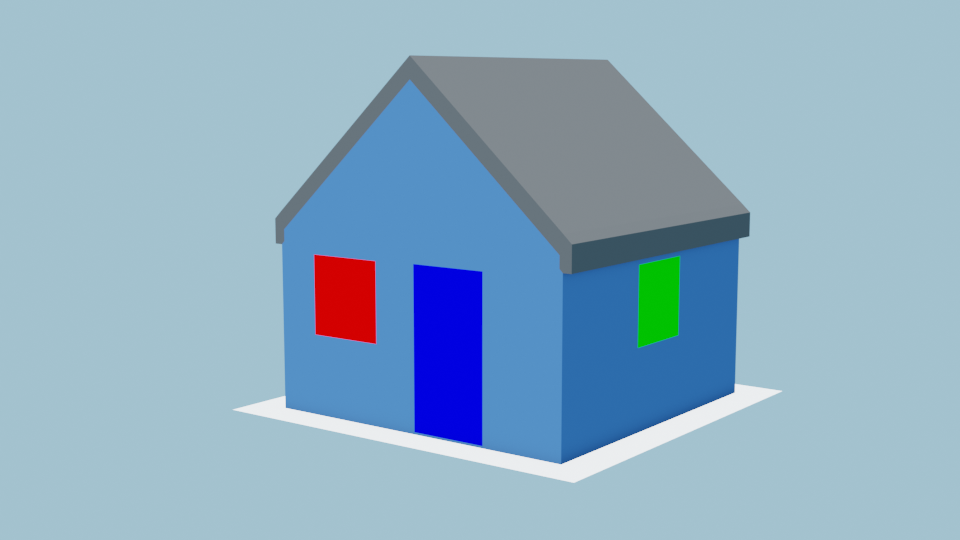
#> input picture house1.png, 960 x 540 px
$ python eight_point_algorithm.py
#> lines starting #> are read from the running program, lines starting #| are printed output that depends on the picture; after the words box and inside, x2 and y2 are one past the last pixel; in counts of white or black regions, pixels touching at a corner belong together
### utils.py
from typing import List

import numpy as np
from matplotlib import pyplot as plt


# [25 lines left out: function zero_pad, not called in this run]


def ishow(img, filename=None, show=True):
    fig, ax = plt.subplots(figsize=(6, 5))
    ax.imshow(img)
    if show:
        fig.show()
    if filename:
        fig.savefig(filename)


def read_coords(filename: str) -> List[list]:
    """Reads a file of space-separated 3d or 2d homogeneous coordinates
    and returns a list of lists of floats containing those coords.

    Args:
        filename (string): the path to the file

    Returns:
        List[List]: The coordinates
    """
#> called with filename = './coords/coords_2d_house1.txt'
    coords = []
    with open(filename) as f:
#> (reads coords/coords_2d_house1.txt from the repository)
        content = f.readlines()
        for line in content:
            coords.append(list(map(float, line.strip().split(' '))))
#> (reads coords/coords_2d_house2.txt from the repository)

    return coords

### eight_point_algorithm.py
import numpy as np
from utils import read_coords
import scipy
from DLT import DLT
import cv2
from utils import ishow


def eight_points_algorithm(x, x_prime):
    n_corr = x.shape[0]

    assert x.shape[0] == x_prime.shape[0]

    A = np.zeros((n_corr, 9))

    for corr in range(n_corr):
        A[corr, :] = np.array([
            x[corr, 0] * x_prime[corr, 0],
            x_prime[corr, 0] * x[corr, 1],
            x_prime[corr, 0],
            x_prime[corr, 1] * x[corr, 0],
            x_prime[corr, 1] * x[corr, 1],
            x_prime[corr, 1],
            x[corr, 0],
            x[corr, 1],
            1.0
        ])

    # print(f'Rank of A is: {np.linalg.matrix_rank(A)}')

    _, _, vh = np.linalg.svd(A)

    f = vh.T[:, -1]

    F = f.reshape(3, 3)

    if np.linalg.matrix_rank(F) == 3:
        u, s, vh = np.linalg.svd(F)
        s[2] = 0
        F_tilde = u @ np.diag(s) @ vh

        return F_tilde

    return F


def checkF(F, x, x_prime, eps=0.5):
    # should be 0
    for i, x in enumerate(x):
        assert np.abs(x_prime[i].T @ F @ x - 0) < eps


def drawlines(img, lines):
    """Given an image, draws the given epipolar lines on the image and returns it.

    Args:
        img np.ndarray: The image/figure.
        lines np.ndarray: An array of epipolar lines (a,b,c) such that they describe a line
        ax + by + c = 0

    Returns:
        np.ndarray: The image with the lines drawn on it.
    """
    r, c = img.shape[0], img.shape[1]

    for r in lines:
        color = (0, 0, 0)
        x0, y0 = map(int, [0, -r[2] / r[1]])
        x1, y1 = map(int, [c, -(r[2] + r[0] * c) / r[1]])
        img = cv2.line(img, (x0, y0), (x1, y1), color, 1)

    return img


def draw_points(img, points, labels=True):
    color = (0, 0, 255)
    for i, p in enumerate(points):
        img = cv2.circle(img, tuple(map(int, p)), 5, color, -1)
        if labels:
            img = cv2.putText(img, f'{i + 1}', org=tuple(map(int, p)),
                              fontFace=cv2.FONT_HERSHEY_SIMPLEX,
                              fontScale=0.8,
                              color=(0, 0, 0),
                              thickness=2,
                              lineType=2)

    return img


def computeEpipolarLines(points, F, image=1) -> np.ndarray:
    """Computes the epipolar lines as arrays (a,b,c) for each point in points
    using the fundamental matrix F.
    If image==1, then the given points are points from image 1 and the lines are computed
    for image 2 as l' = Fx.
    If image==2, then the given points are points from image 2 and the lines are computed
    for image 1 as l = F^Tx'.

    Args:
        points np.ndarray: The points on either image 1 or image 2.
        F np.ndarray: The fundamental matrix
        image (int, optional): Defines from which image the given points are coming from. It can either be
        1 of 2. If 1 is given, the lines returned are for image 2. If 2 is given the lines returned are for
        image 1. Defaults to 1.

    Returns:
        np.ndarray: A np.ndarray of shape (n,3) containing the epipolar lines (a,b,c) for each given point.
    """
    n = points.shape[0]
    lines = []
    for p in points:
        if image == 1:
            line = F @ p
        else:
            line = F.T @ p
        lines.append(line)

    return np.array(lines)


if __name__ == '__main__':
    # coords_house1 = np.array(read_coords('./coords/5coords_house1.txt'))
    # coords_house2 = np.array(read_coords('./coords/5coords_house2.txt'))

    ten_coords_2d_house1 = np.array(read_coords('./coords/coords_2d_house1.txt'))
    ten_coords_2d_house2 = np.array(read_coords('./coords/coords_2d_house2.txt'))

    # fundamental matrix
    F = eight_points_algorithm(ten_coords_2d_house1, ten_coords_2d_house2)
    # F_true = cv2.findFundamentalMat(ten_coords_2d_house1, ten_coords_2d_house2)[0]

    print('Fundamental matrix:\n', F)

    # print('True F: \n', F_true)
    path1 = './house1.png'
    path2 = './house2.png'

    image1 = cv2.imread(path1)
#> image1 is the input picture: shape (540, 960, 3); mean B, G, R 194.9, 172.7, 141.3
    image2 = cv2.imread(path2)
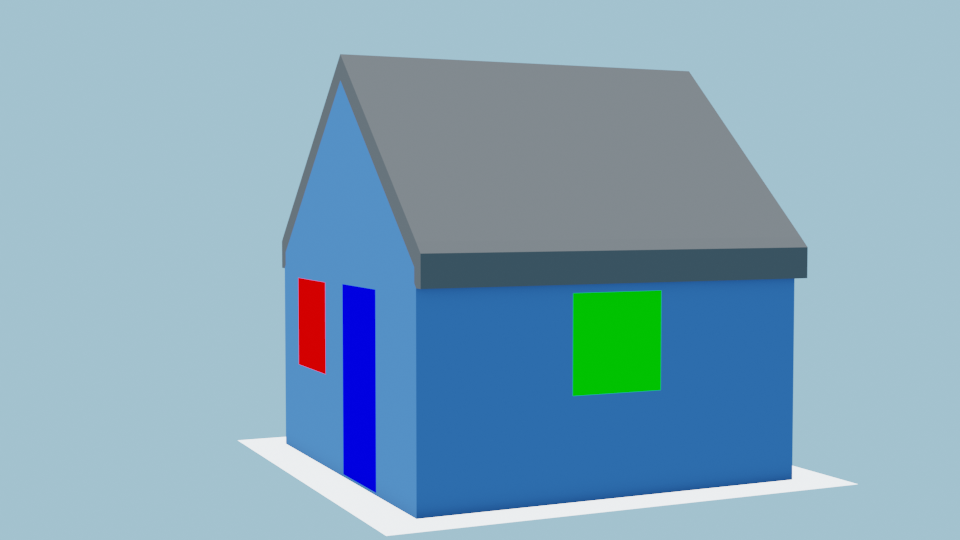
#> input picture house2.png, 960 x 540 px
#> image2 is the input picture: shape (540, 960, 3); mean B, G, R 185.7, 165.9, 131.4
    image1 = cv2.cvtColor(image1, cv2.COLOR_BGR2RGB)
    image2 = cv2.cvtColor(image2, cv2.COLOR_BGR2RGB)

    epipolar_lines1 = computeEpipolarLines(ten_coords_2d_house2, F, image=2)
    image1 = drawlines(image1, epipolar_lines1)
#> after the loop in drawlines, `for r in lines:`:
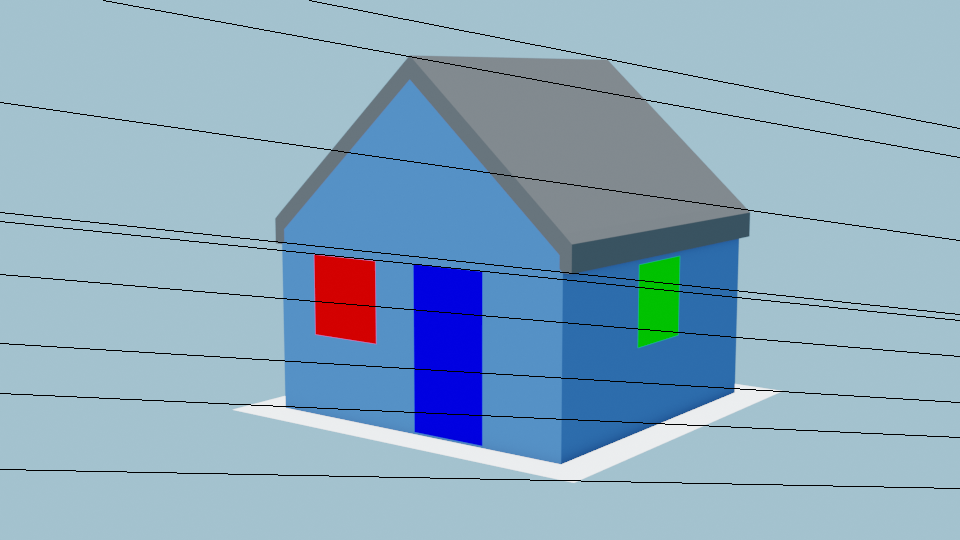
#> img: shape (540, 960, 3); mean R, G, B 139.2, 170, 191.9
    image1 = draw_points(image1, ten_coords_2d_house1[:, :-1])
#> the loop in draw_points, `for i, p in enumerate(points):` made 10 passes
#> p on passes 1 to 10: [286, 407], [414, 265], [481, 272], [607, 60], [749, 212], [573, 482], [409, 56], [677, 334], [276, 242], [733, 391]
#> after the loop in draw_points, `for i, p in enumerate(points):`:
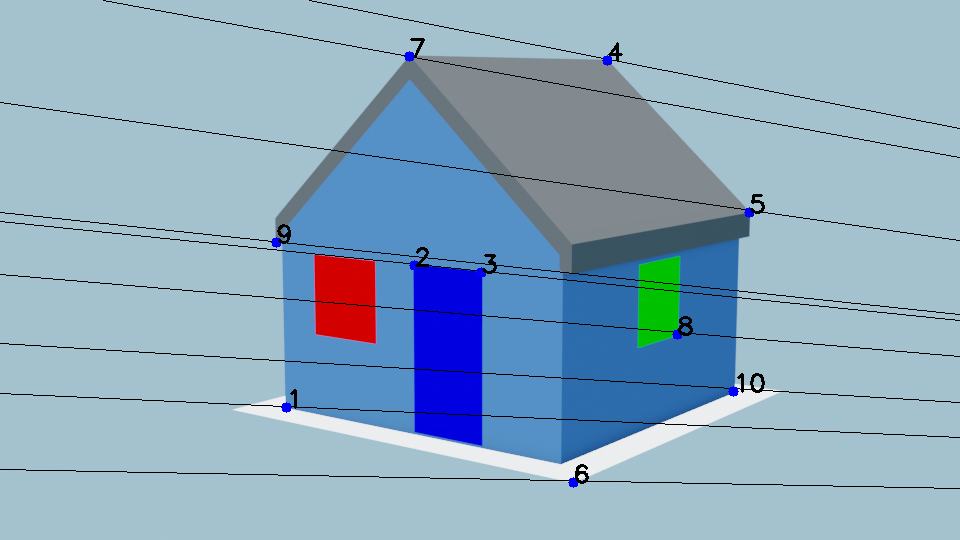
#> img: shape (540, 960, 3); mean R, G, B 138.7, 169.4, 191.5

    epipolar_lines2 = computeEpipolarLines(ten_coords_2d_house1, F, image=1)
    image2 = drawlines(image2, epipolar_lines2)
#> the loop in drawlines (call 2), `for r in lines:` made 10 passes
#> (y0, y1) on passes 1 to 10: (395, 556), (228, 387), (228, 388), (-37, 117), (117, 274), (470, 633), (0, 156), (280, 441), (219, 378), (348, 509)
#> pass 2, in drawlines (call 2), `img = cv2.line(img, (x0, y0), (x1, y1), color, 1)`:
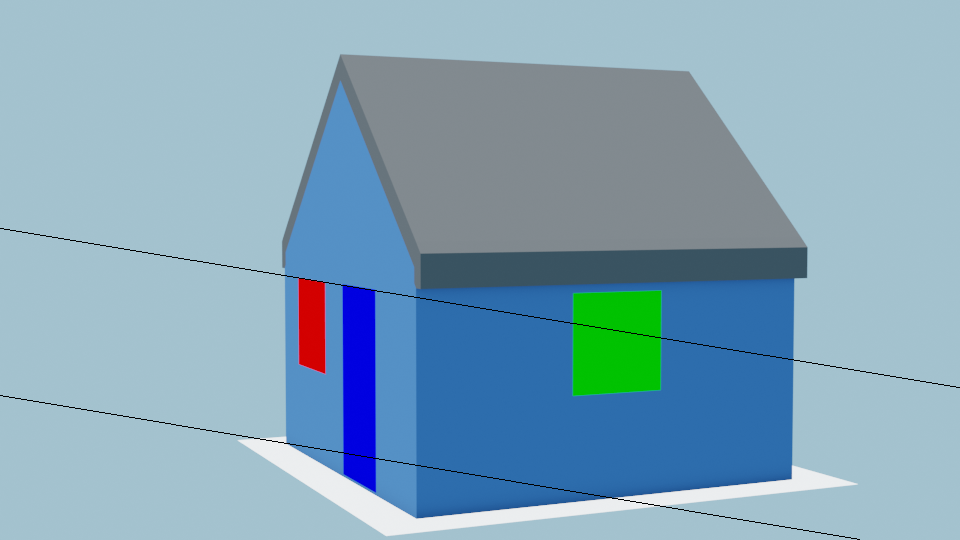
#> img: shape (540, 960, 3); mean R, G, B 131, 165.3, 185.1
#> pass 3, in drawlines (call 2), `img = cv2.line(img, (x0, y0), (x1, y1), color, 1)`:
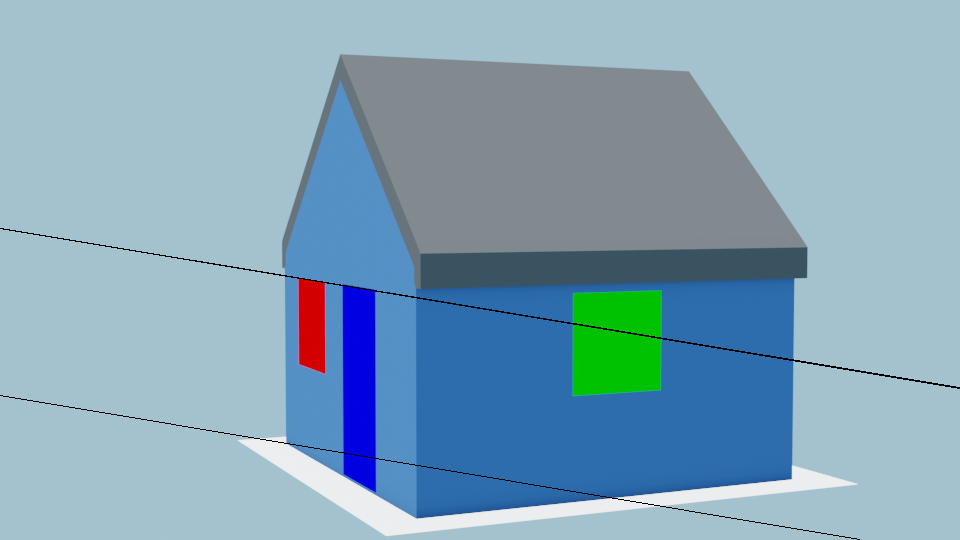
#> img: shape (540, 960, 3); 0.09% of pixels changed, all inside (x1, y1, x2, y2) = (3, 229, 960, 389)
#> after the loop in drawlines (call 2), `for r in lines:`:
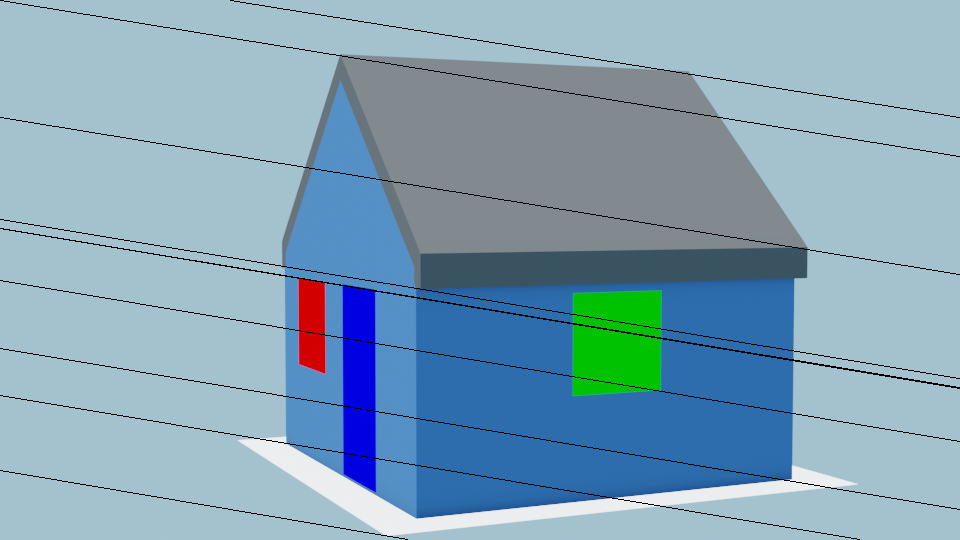
#> img: shape (540, 960, 3); 1.15% of pixels changed, all inside (x1, y1, x2, y2) = (0, 0, 960, 540)
    image2 = draw_points(image2, ten_coords_2d_house2[:, :-1])
#> call 2 of draw_points, with points = array of shape (10, 2), labels = True
#> the loop in draw_points (call 2), `for i, p in enumerate(points):` made 10 passes
#> p on passes 1 to 10: [287, 443], [343, 285], [374, 290], [688, 72], [806, 247], [386, 535], [340, 55], [660, 389], [283, 266], [791, 478]
#> after the loop in draw_points (call 2), `for i, p in enumerate(points):`:
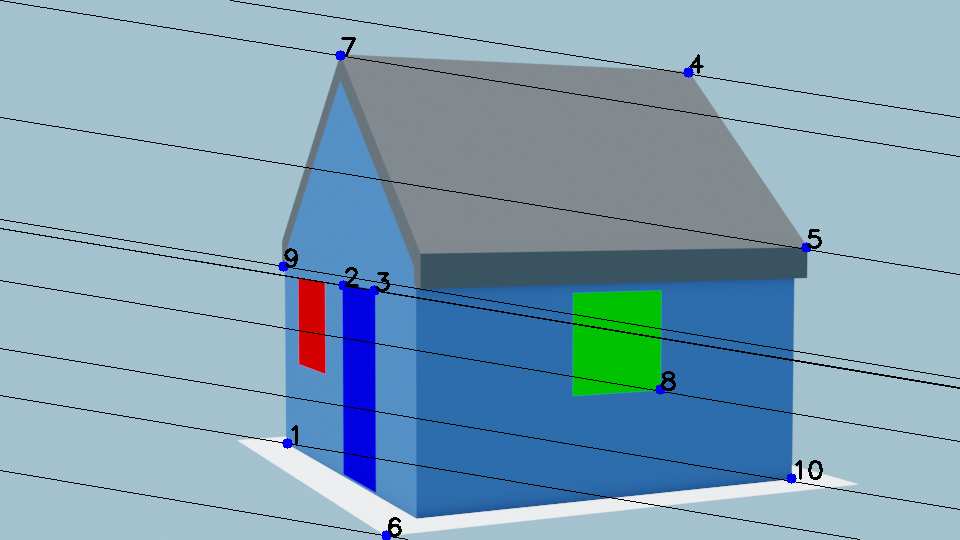
#> img: shape (540, 960, 3); mean R, G, B 128.9, 162.7, 182.4

    ishow(image1, './outputs/epipolar_lines1.png')
    ishow(image2, './outputs/epipolar_lines2.png')
    checkF(F, ten_coords_2d_house1, ten_coords_2d_house2, eps=0.5)
    # checkF(F_true, ten_coords_2d_house1, ten_coords_2d_house2)
